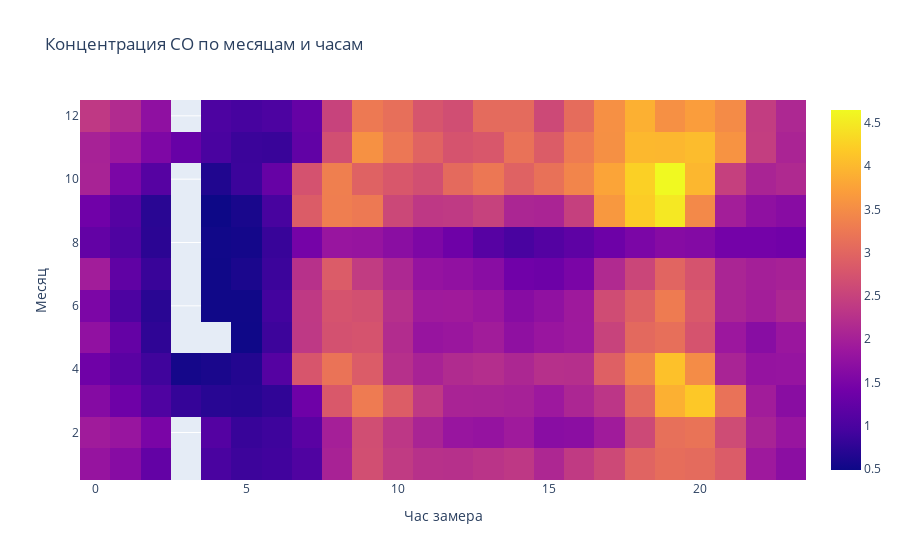

Here is the notebook cell this chart was saved with:
### Markdown cell above
###  Анализ CO

### Code cell
# CO по месяцам и часам
CO_hm = df.groupby(["Month_num", "Hour"]).agg({"CO(GT)": ['mean']})
CO_hm = CO_hm.reset_index()
CO_hm.columns = ["Month", "Hour", "CO(GT)"]

fig = go.Figure(
    data=go.Heatmap(
        z=CO_hm["CO(GT)"],
        x=CO_hm["Hour"],
        y=CO_hm["Month"],
    )
)

fig.update_layout(
    title="Концентрация CO по месяцам и часам",
    xaxis_title="Час замера",
    yaxis_title="Месяц"
)

fig.show()

### Figure 1 — Plotly figure (JSON) as saved in the notebook; plotly's stock layout.template omitted (floating-point values rounded to 4 significant figures; data arrays with more than 128 entries replaced by an {"elided": "..."} marker saying what was removed)
{"data": [{"type": "heatmap", "x": {"elided": "278 int values"}, "y": {"elided": "278 int values"}, "z": {"elided": "278 float values"}}], "layout": {"title": {"text": "Концентрация CO по месяцам и часам"}, "xaxis": {"title": {"text": "Час замера"}}, "yaxis": {"title": {"text": "Месяц"}}}}
